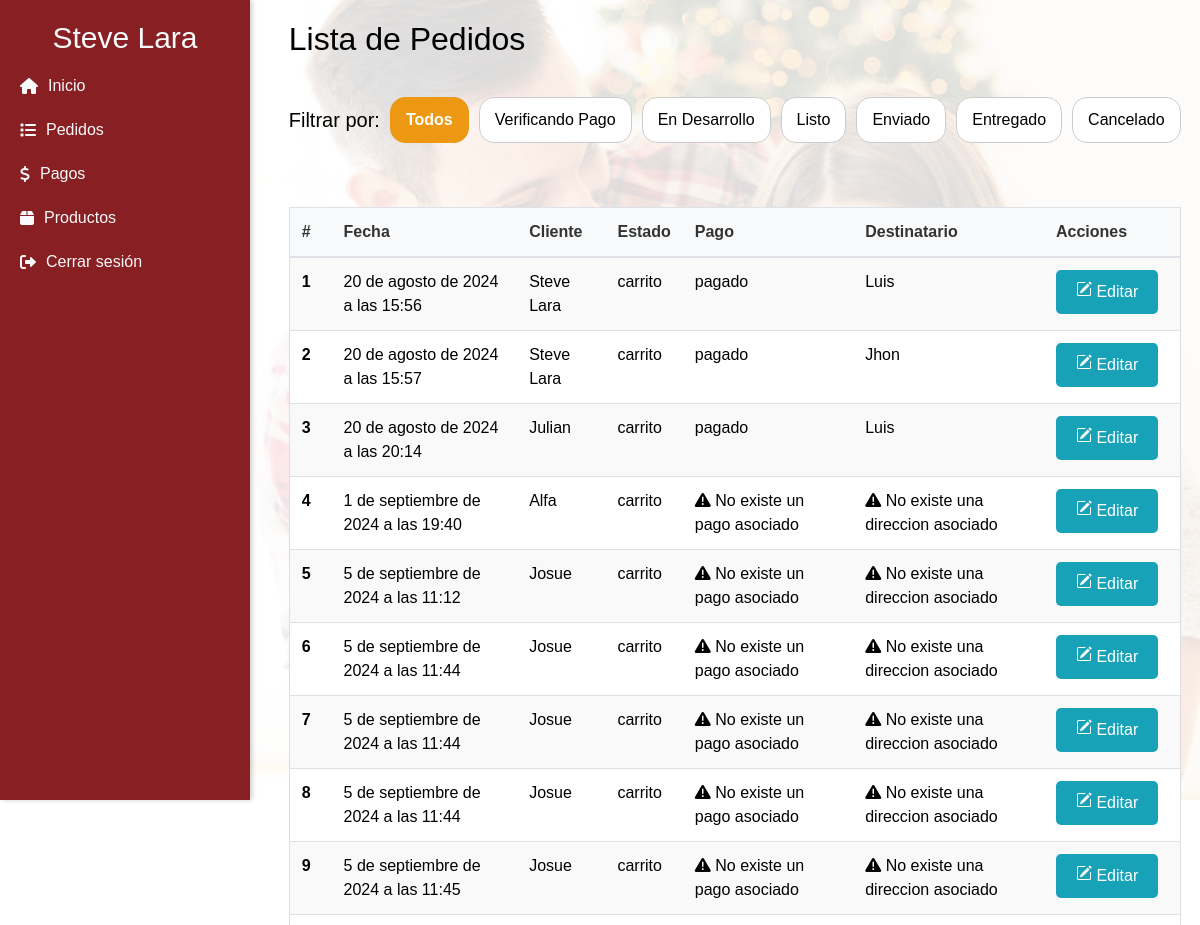
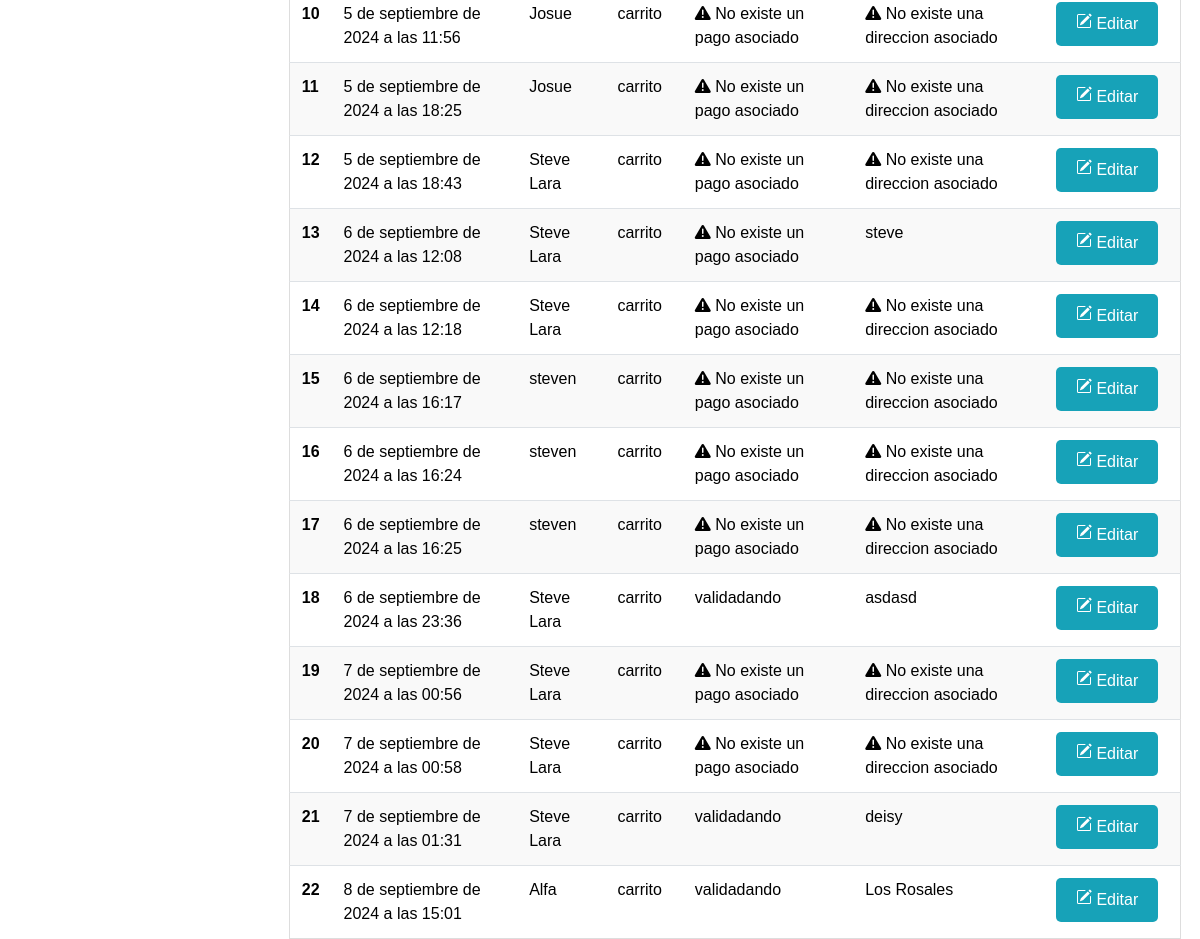
/pedidos (signed in), run on an earlier commit of the app's database (2 pictures, top to bottom).
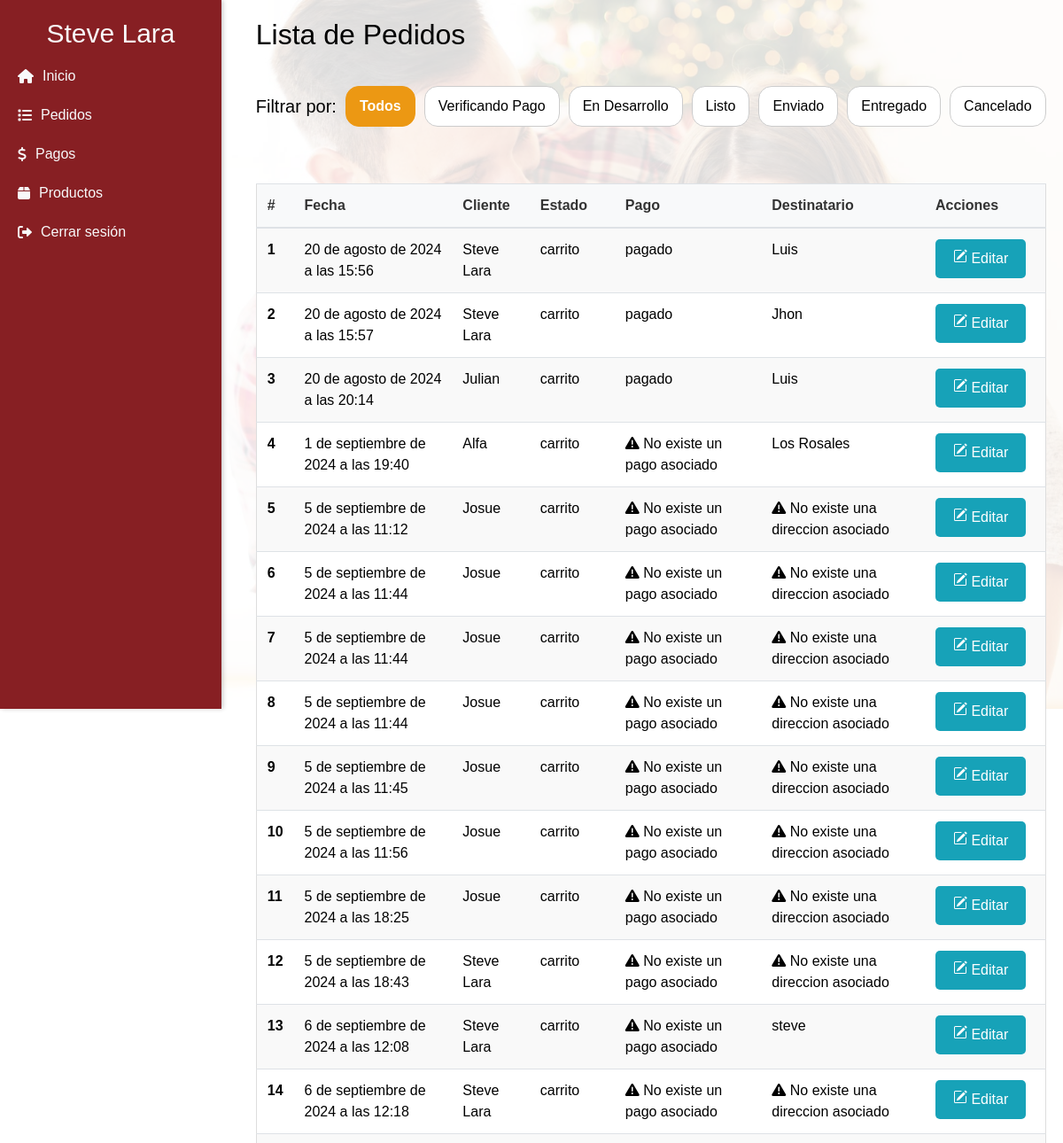
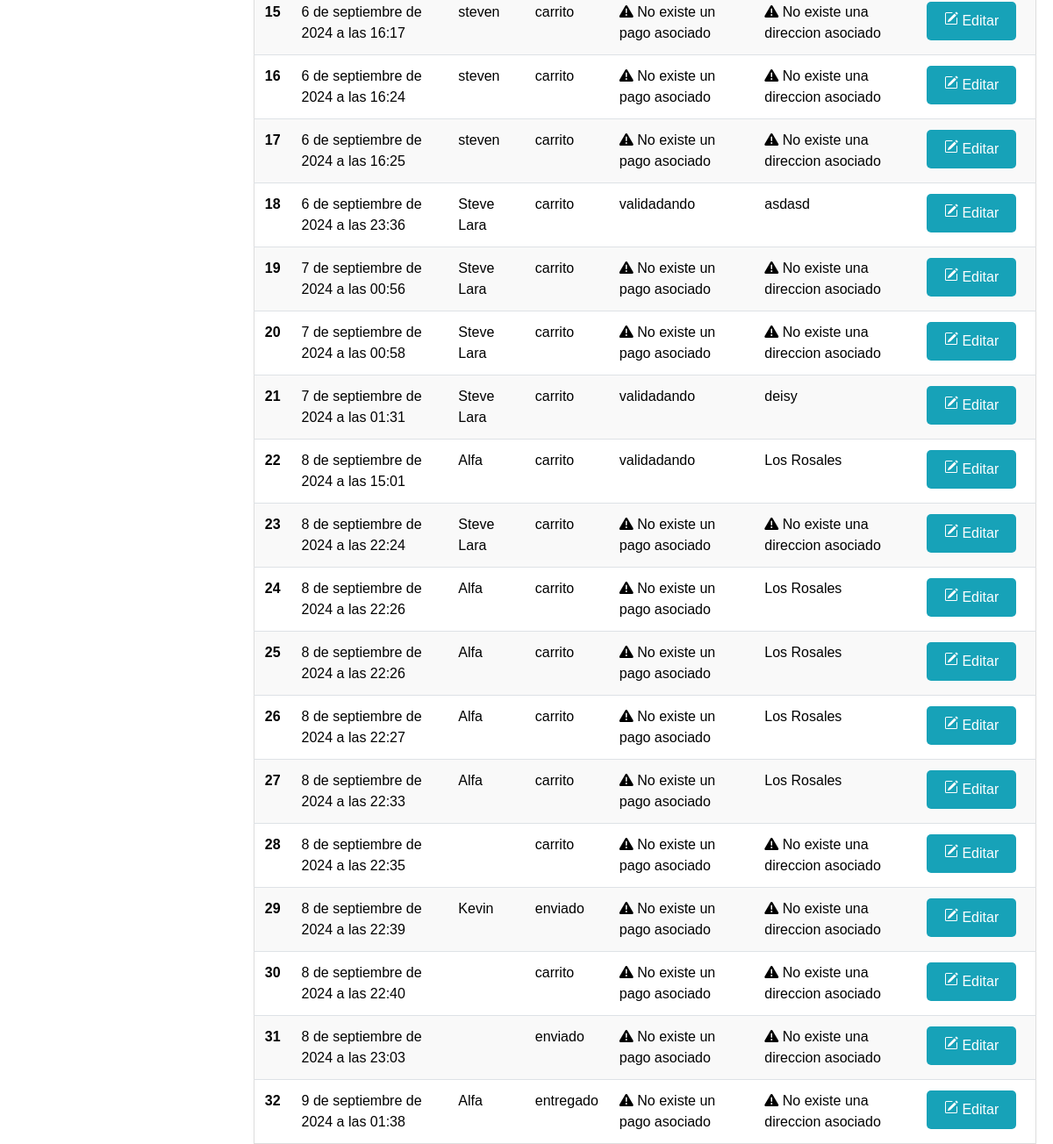
And on a later commit of the database (2 pictures, top to bottom).
### pedidos/models.py (models this page shows, shortened)
class Cliente(models.Model):
    nombre = models.CharField(max_length=50)
    cedula = models.CharField(max_length=10)
    email = models.EmailField()
    telefono = models.CharField(max_length=10)
    ciudad = models.CharField(max_length=30)
    direccion = models.TextField(max_length=200)
    user = models.OneToOneField(User, related_name='cliente', on_delete=models.CASCADE, null=True, blank=True, unique=True)
    class Meta:
        db_table = 'cliente'

class Pedido(models.Model):
    OPC_ESTADO_PEDIDO = [
        ("Carrito", "Carrito"),
        ("En verificacion", "En verificacion"),
        ("Desarrollando", "En desarrollo"),
        ("Listo", "Listo"),
        ("Enviado", "Enviado"),
        ("Entregado", "Entregado"),
        ("Cancelado", "Cancelado")
    ]
    estado = models.CharField(max_length=15, choices=OPC_ESTADO_PEDIDO, default="Carrito")
    fecha = models.DateTimeField(auto_now_add=True)
    cliente = models.ForeignKey(Cliente, on_delete=models.CASCADE, related_name="clientes", null=True, blank=True)
    pago = models.ForeignKey(Pago, on_delete=models.CASCADE, related_name="pagos", null=True, blank=True)
    destinatario = models.ForeignKey(Destinatario, on_delete=models.CASCADE, related_name="destinatarios", null=True, blank=True)

class Pago(models.Model):
    OPC_METODO = [("transferencia", "Transferencia"), ("deposito", "Deposito")]
    OPC_ESTADO_PAGO = [("Pagado", "Pagado"), ("Validando", "Validando")]
    metodo = models.CharField(max_length=50, choices=OPC_METODO)
    estado = models.CharField(max_length=50, choices=OPC_ESTADO_PAGO, default="Validando")
    comprobante = models.ImageField(upload_to='comprobantes/', default='comprobantes/comprobante-default.jpg', null=True, blank=True)

class Destinatario(models.Model):
    nombre = models.CharField(max_length=50)
    telefono = models.CharField(max_length=10)
    ciudad = models.CharField(max_length=30)
    direccion = models.TextField(max_length=200)
    user = models.ForeignKey(User, on_delete=models.CASCADE, null=True, blank=True)

### pedidos/views.py (the view)
# urls.py: path('pedidos', pedidos, name='pedidos'),                                                           #Visualizar
@staff_member_required
def pedidos(request):
    estado_pedido = request.GET.get('estado_pedido', '')
    estado_pago = request.GET.get('estado_pago', '')
    print(f"Estado del Pedido: {estado_pedido}")
    print(f"Estado del Pago: {estado_pago}")
    pedidos = Pedido.objects.all()
    pedidos = pedidos.exclude(estado='Carrito')
    if estado_pedido:
        pedidos = pedidos.filter(estado=estado_pedido)
    if estado_pago:
        pedidos = pedidos.filter(pago__estado=estado_pago)
    productos = Producto.objects.all()
    categorias = Producto.objects.values_list('categoria', flat=True).distinct()
    contenido = {
        'pedidos': pedidos,
        'productos': productos,
        'categorias': categorias,
        'cliente': request.cliente
    }
    return render(request, 'pedidos/listado.html', contenido)

### templates/pedidos/listado.html (shortened to what this page needs)
{% extends 'menu.html' %}
{% block content %}
  <div class="info-cliente">
    <h2 class="mb-4">Lista de Pedidos</h2>
    <div id="filtro">
      <p style="padding-top: 8px; font-size: 20px;">Filtrar por:</p>
      <button class="boton-categoria filtro-categoria activo" data-estado-pedido="">Todos</button>
      <button class="boton-categoria filtro-categoria" data-estado-pedido="En verificacion">Verificando Pago</button>
      <button class="boton-categoria filtro-categoria" data-estado-pedido="Desarrollando">En Desarrollo</button>
      <button class="boton-categoria filtro-categoria" data-estado-pedido="Listo">Listo</button>
      <button class="boton-categoria filtro-categoria" data-estado-pedido="Enviado">Enviado</button>
      <button class="boton-categoria filtro-categoria" data-estado-pedido="Entregado">Entregado</button>
      <button class="boton-categoria filtro-categoria" data-estado-pedido="Cancelado">Cancelado</button>
      <br>
    </div>
    <table class="table">
      <thead>
        <tr>
          <th scope="col">#</th>
          <th scope="col">Fecha</th>
          <th scope="col">Cliente</th>
          <th scope="col">Estado</th>
          <th scope="col">Pago</th>
          <th scope="col">Destinatario</th>
          <th scope="col">Acciones</th>
        </tr>
      </thead>
      <tbody id="pedido-table-body">
        {% for pedido in pedidos %}
        <tr data-estado-pedido="{{ pedido.estado }}" data-estado-pago="{{ pedido.pago.estado }}">
          <th scope="row" data-label="#">{{ forloop.counter }}</th>
          <td data-label="Fecha">{{ pedido.fecha }}</td>
          <td data-label="Cliente">{{ pedido.cliente.nombre }}</td>
          <td data-label="Estado">{{ pedido.estado }}</td>
          <td data-label="Pago:">
          {% if pedido.pago.estado %}
            {% if pedido.pago.estado == "Validando" %}
              <a class="btn btn-info btn-sm" style="background-color: #ec9813; color: white;" href="{{ pedido.pago.comprobante.url }}" target="_blank"><i class="fas fa-eye"></i> Ver Comprobante</a>
              <a class="btn btn-info btn-sm" style="background-color: #871f23; color: white;" href="{% url 'actualizar_estado_pago' pedido.pago.id %}"><i class="fas fa-check"></i> Validar Pago</a>
            {% elif pedido.pago.estado == "Pagado" %}
              {{ pedido.pago.estado }}
            {% else %}
              {{ pedido.pago.estado }}
            {% endif %}
          {% else %}
          <i class="fas fa-exclamation-triangle"></i> No existe un pago asociado
          {% endif %}
          </td>
          <td data-label="Destinatario:">
            {% if pedido.destinatario %}
            {{ pedido.destinatario.nombre }}
            {% else %}
            <i class="fas fa-exclamation-triangle"></i> No existe una direccion asociado
            {% endif %}
          </td>
          <td>
            <a href="{% url 'detalle_pedido' pedido.id %}" class="btn btn-info btn-sm">
              Editar
            </a>
          </td>
        </tr>
        {% endfor %}
      </tbody>
    </table>
  </div>
{% endblock %}

### templates/menu.html (shortened to what this page needs)
<!doctype html>
<html>
<head>
  <link href="https://getbootstrap.com/docs/4.0/dist/css/bootstrap.min.css" rel="stylesheet">
  <link href="https://cdnjs.cloudflare.com/ajax/libs/font-awesome/6.0.0-beta3/css/all.min.css" rel="stylesheet">
  {% load static %}
  <link rel="stylesheet" href="{% static 'sweetalert2/sweetalert2.min.css' %}">
  <link href="{% static 'css/main.css' %}" rel="stylesheet">
  <link href="{% static 'css/responsive.css' %}" rel="stylesheet">
</head>
<body>
  <div class="row">
    <nav class="sidebar col-3">
      <h2>
        {% if user.is_authenticated %}
          {% if cliente %}
            {{ cliente.nombre }}
          {% else %}
            No tienes un cliente asociado
          {% endif %}
        {% else %}
          Bienvenido a Detalles Cariño
        {% endif %}
      </h2>
      <ul class="nav flex-column">
        <li class="nav-item">
          <a class="nav-link" href="{% url 'main' %}">
            <i class="fas fa-house"></i> Inicio
          </a>
        </li>
        {% if user.is_authenticated %}
            {% if user.is_staff %}
            <li class="nav-item">
              <a class="nav-link" href="{% url 'pedidos' %}">
                <i class="fas fa-list"></i> Pedidos
              </a>
            </li>
            <li class="nav-item">
              <a class="nav-link" href="{% url 'pagos' %}">
                <i class="fas fa-dollar"></i> Pagos
              </a>
            </li>
            <li class="nav-item">
              <a class="nav-link" href="{% url 'productos' %}">
                <i class="fas fa-box"></i> Productos
              </a>
            </li>
            {% endif %}
        <li class="nav-item">
          <a class="nav-link" href="{% url 'account_logout' %}">
            <i class="fas fa-sign-out-alt"></i> Cerrar sesión
          </a>
        </li>
        {% endif %}
      </ul>
    </nav>
    <main role="main" class="container col-9">
      {% block content %}{% endblock %}
    </main>
  </div>
</body>
</html>

### static/css/main.css (style rules this page uses)
body { font-family: Arial, sans-serif; color: #000000; position: relative; }
body::before { content: ""; position: fixed; top: 0; left: 0; width: 100%; height: 100vh; background-image: url("../img/bg-main.jpg"); background-size: cover; background-position: center; background-repeat: no-repeat; z-index: -1; }
body::after { content: ""; position: fixed; top: 0; left: 0; width: 100%; height: 100%; background-color: rgba(255, 255, 255, 0.85); z-index: -1; }
table { background-color: #fff; border-radius: 20px; border: 1px solid #ddd; -webkit-overflow-scrolling: touch; }
thead th { background-color: #f8f9fa; color: #333; }
tbody tr:nth-child(odd) { background-color: #f9f9f9; }
tbody tr:nth-child(even) { background-color: #fff; }
tbody td { vertical-align: middle; }
.sidebar { position: fixed; top: 0; left: 0; width: 250px; height: 100vh; background-color: #871f23; padding: 20px; color: #f8f9fa; box-shadow: 2px 0 5px rgba(0, 0, 0, 0.2); z-index: 1; }
.sidebar h2 { text-align: center; font-size: 30px; margin-top: 0; }
.sidebar a { color: #f8f9fa; text-decoration: none; display: flex; align-items: center; padding: 10px 0; }
.sidebar a i { margin-right: 10px; }
main { top: 0; left: 135px; height: 100vh; padding: 20px; justify-content: center; position: relative; z-index: 1; }
#filtro { margin-bottom: 10px; padding: 15px 0px 0px; display: flex; gap: 10px; flex-wrap: wrap; }
.boton-categoria { border: 1px solid #ccc; border-radius: 15px; margin-bottom: 20px; padding: 10px 15px; cursor: pointer; font-size: 16px; transition: background-color 0.3s, color 0.3s; }
.filtro-categoria { background-color: #fff; }
.activo { background-color: #ec9813; color: #fff; font-weight: bold; border-color: #ec9813; }
.btn { padding: 10px 20px; font-size: 16px; border: none; border-radius: 5px; cursor: pointer; transition: background-color 0.3s ease; margin-right: 10px; }
a { color: #ec9813; text-decoration: none; }

What changed in the data, as far as the page shows it:
changed Pedido "1 de septiembre de 2024 a las 19:40": destinatario.nombre (not shown) → "Los Rosales"; no longer shows "No existe una direccion asociado"
added Pedido: fecha "8 de septiembre de 2024 a las 22:24", cliente.nombre "Steve Lara", estado "carrito", shows "No existe un pago asociado", shows "No existe una direccion asociado"
added Pedido: fecha "8 de septiembre de 2024 a las 22:26", cliente.nombre "Alfa", estado "carrito", shows "No existe un pago asociado", destinatario.nombre "Los Rosales"
added Pedido: fecha "8 de septiembre de 2024 a las 22:26", cliente.nombre "Alfa", estado "carrito", shows "No existe un pago asociado", destinatario.nombre "Los Rosales"
added Pedido: fecha "8 de septiembre de 2024 a las 22:27", cliente.nombre "Alfa", estado "carrito", shows "No existe un pago asociado", destinatario.nombre "Los Rosales"
added Pedido: fecha "8 de septiembre de 2024 a las 22:33", cliente.nombre "Alfa", estado "carrito", shows "No existe un pago asociado", destinatario.nombre "Los Rosales"
added Pedido: fecha "8 de septiembre de 2024 a las 22:35", estado "carrito", shows "No existe un pago asociado", shows "No existe una direccion asociado"
added Pedido: fecha "8 de septiembre de 2024 a las 22:39", cliente.nombre "Kevin", estado "enviado", shows "No existe un pago asociado", shows "No existe una direccion asociado"
added Pedido: fecha "8 de septiembre de 2024 a las 22:40", estado "carrito", shows "No existe un pago asociado", shows "No existe una direccion asociado"
added Pedido: fecha "8 de septiembre de 2024 a las 23:03", estado "enviado", shows "No existe un pago asociado", shows "No existe una direccion asociado"
added Pedido: fecha "9 de septiembre de 2024 a las 01:38", cliente.nombre "Alfa", estado "entregado", shows "No existe un pago asociado", shows "No existe una direccion asociado"
